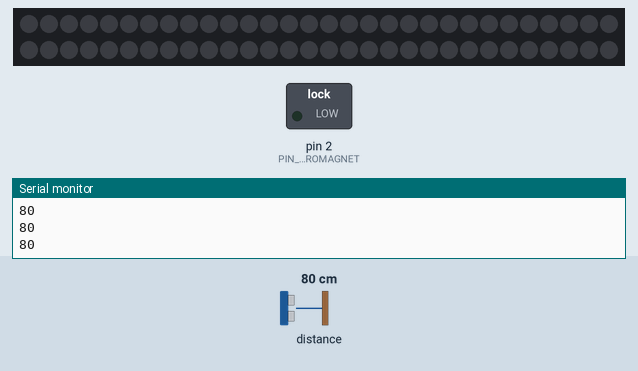
A sketch run on a simulated Arduino Uno, built with avr-gcc and run on an emulated ATmega328P. Shown: 60 RGB LEDs in strip order, left to right, continuing on the next row, switched loads named in the sketch (green lamp = pin HIGH), the last lines printed to the serial monitor. Wiring (inferred from the names in the program): SRF02/SRF08 range finder at I2C address 0x70. The test bench sets the inputs (shaded band); at power-on: distance to the obstacle 80 cm. The echo pulse lasts 58.3 µs per cm.

Above: at 2.3 s.
2.4 s: distance to the obstacle set to 11 cm
4.8 s: distance to the obstacle set to 8 cm
At 5.8 s:
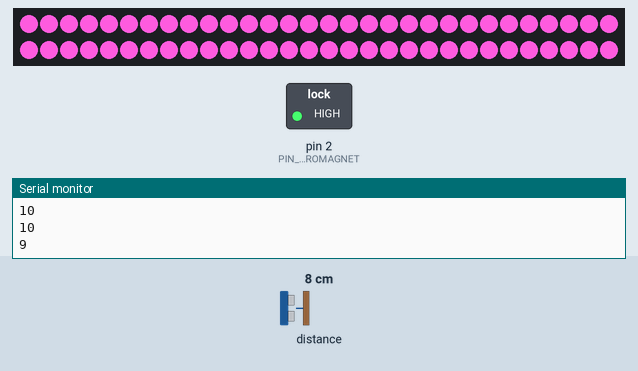
At 15.8 s:
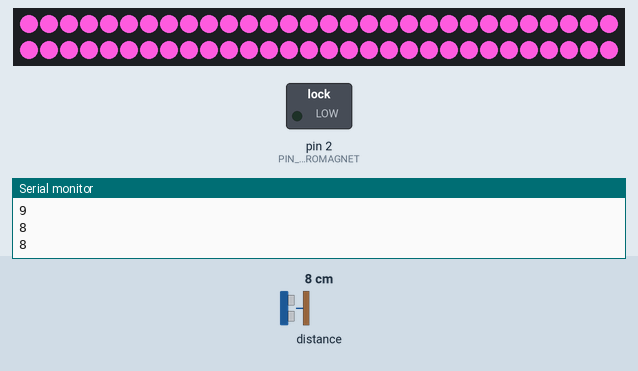
Timing chart, 0 to 16.7 s (numbered marks = the images above; inputs shaded):
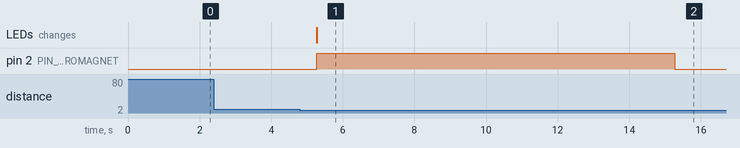

The sketch:

box.ino
```cpp
#include <Wire.h>
#include <FastLED.h>

/* Address of the SRF08 on the I2C bus
 *
 * WARNING: the doc says 0xE0, but we address is supposed to be on 7 bits.
 * For some reason, masking the 7th bit makes it work. So when we write 0x70,
 * we actually refer to the address 0xE0.
 */
#define SRF08_ADDR 0x70 /* actually 0xE0 */

/* If the moving mean of the measured distance is LESS than
 * MM_DISTANCE_THRESHOLD (strictly), the software will trigger the release of the
 * electron
 */
#define MM_DISTANCE_THRESHOLD 10u

/* Size of the buffer used to store measures involved in the moving mean of the
 * distance of the robot, as measured by the SRF08.
 * Make sure it is a power of 2, as we perform arithmetic on this value.
 */
#define MM_DISTANCE_BUFSIZE 16u

/* Duration during which the elctromagnets are turned on */
#define MAGNET_TIMEOUT_MS 10000 /* 10 s */

/* The SRF08 can have its maximum range restricted by writing the register #2
 * with a magic value that is calculated with the following formula (units are
 * in millimeters) :
 *
 *   SRF_MAX_RANGE_MM = (SRF_RANGE_REG * 43) + 43
 */
#define SRF_MAX_RANGE_MM 500u /* 50 cm */
#define SRF_RANGE_REG ((SRF_MAX_RANGE_MM - 43u) / 43u)

/* Output digital pin that triggers the electromagnet */
#define PIN_ELECTROMAGNET 2

/* LEDs wall configuration */
#define PIN_LED_WALL 5
#define NUM_LEDS     60
#define LED_TYPE     WS2812B
#define COLOR_ORDER  GRB
#define COLOR_PINK CRGB(252, 90, 220)
#define COLOR_BLACK CRGB(0, 0, 0)

/* Wall of LEDs */
static CRGB leds[NUM_LEDS];

/* A circular buffer used to perform moving means. */
static uint16_t mm_buffer[MM_DISTANCE_BUFSIZE];
static unsigned char mm_buffer_idx = 0u;

static inline void
leds_color_set(CRGB crgb)
{
  for (unsigned char i = 0u; i < NUM_LEDS; i++)
  { leds[i] = crgb; }
  FastLED.show();
}

static void
leds_init(void)
{
  FastLED.addLeds<
    LED_TYPE,
    PIN_LED_WALL,
    COLOR_ORDER
  >(leds, NUM_LEDS).setCorrection(TypicalLEDStrip);
  FastLED.setBrightness(255);
  leds_color_set(COLOR_BLACK);
}

/* Read the first echo received by the SRF08. */
static uint16_t
srf08_echo_read(void)
{
  uint16_t value = 0u;
  Wire.beginTransmission(SRF08_ADDR);
  Wire.write(byte(2)); /* Read Echo 1 */
  Wire.endTransmission();

  Wire.requestFrom(SRF08_ADDR, 2);
  if (Wire.available() >= 2) /* XXX Not sure why this is needed */
  {
    value = Wire.read();
    value <<= 8;
    value |= Wire.read();
  }
  return value;
}

static void
srf08_ranging_init(void)
{
  /* Initiate a ranging request */
  Wire.beginTransmission(SRF08_ADDR);
  Wire.write(byte(0)); /* Will write to register 0 */
  Wire.write(byte(81)); /* Receive results in cm */
  Wire.endTransmission(SRF08_ADDR);
}

static uint16_t
srf08_acquire(void)
{
  srf08_ranging_init();
  /* A ranging requires 65 ms to complete. At least that's the default
   * recommended value. However, the hardware is re-configured to perform
   * acquisitions in a restricted range. So in practise, the wait time will
   * be lower than 65 ms. We select 70 ms because we don't need frequent
   * acquisitions */
  delay(70);
  return srf08_echo_read();
}

static void
mm_distance_init(void)
{
  for (unsigned char i = 0u; i < MM_DISTANCE_BUFSIZE; i++)
  { mm_buffer[i] = srf08_acquire(); }
}

static uint16_t
mm_distance_calculate(void)
{
  /* Since we have restricted all the measures to AT the very most 800mm, we
   * will not receive values greater than 80 (cm). So we this measure, we can
   * sum at least 819 measures and still be sure we will not have an overflow.
   * So the sum we perform here is very safe! */
  uint16_t mm_distance = 0u;
  for (unsigned char i = 0u; i < MM_DISTANCE_BUFSIZE; i++)
  { mm_distance += mm_buffer[i]; }

  return mm_distance / MM_DISTANCE_BUFSIZE;
}

static void
mm_distance_add(const uint16_t measure)
{
  /* Add the measure to the circular buffer mm_buffer_idx */
  mm_buffer[mm_buffer_idx] = measure;
  mm_buffer_idx = (mm_buffer_idx + 1u) % MM_DISTANCE_BUFSIZE;
}

void setup(void)
{
  /* Disable the electromagnet. Always. */
  pinMode(PIN_ELECTROMAGNET, OUTPUT);
  digitalWrite(PIN_ELECTROMAGNET, LOW);

  /* Prepare LED lights */
  leds_init();
  Serial.begin(9600);

  /* Connect to the I2C bus as a master. We will initiate rangings and read
   * from the SRF08 Ultra sonic range finder */
  Wire.begin();

  /* Setup the maximum range of the SRF08 */
  Wire.beginTransmission(SRF08_ADDR);
  Wire.write(byte(2)); /* Will write to register 2 */
  Wire.write(byte(SRF_RANGE_REG));
  Wire.endTransmission(SRF08_ADDR);

  /* Now that the SRF08 is fully initialized, collect some measures to
   * populate the buffer that will be used to calculate the moving mean of the
   * distance where the robot is supposed to be. */
  mm_distance_init();
}

void loop(void)
{
  static boolean robot_is_gone = false;
  const uint16_t measure = srf08_acquire();
  mm_distance_add(measure);

  const uint16_t mm_distance = mm_distance_calculate();

  Serial.println(mm_distance); /* Debug */
  if ((mm_distance < MM_DISTANCE_THRESHOLD) && (! robot_is_gone))
  {
    robot_is_gone = true;
    /* The robot is gone: pink power */
    leds_color_set(COLOR_PINK);

    /* Start the electromagnet... full power. After 1 sec, disable the
     * electromagnet. */
    digitalWrite(PIN_ELECTROMAGNET, HIGH);
    delay(MAGNET_TIMEOUT_MS);
    digitalWrite(PIN_ELECTROMAGNET, LOW);
  }

  delay(10); /* IDLE for 10 ms */
}
```

Measured:
- the behaviour switches between 10 and 9 cm on distance to the obstacle (found by bisection; images 0 and 1)
- after the input at 4.8 s, pin 2 (PIN_ELECTROMAGNET): LOW → HIGH after 0.47 s, → LOW 10.0 s later; the LEDs: change after 0.47 s (image 1)
